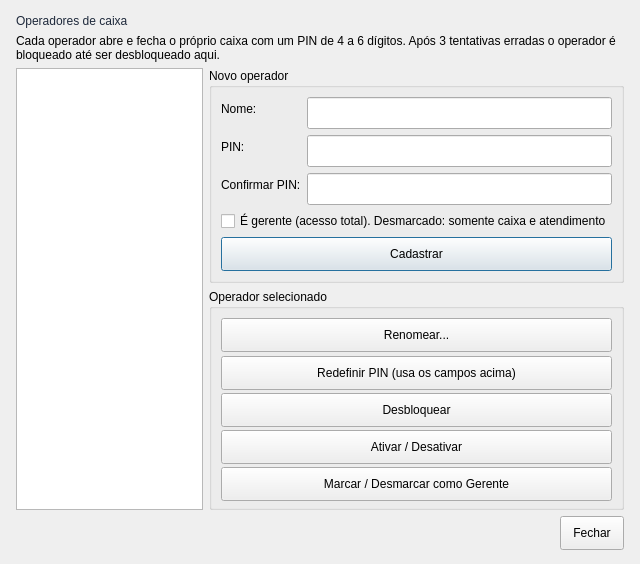
<?xml version="1.0" encoding="UTF-8"?>
<ui version="4.0">
 <class>Operadores</class>
 <widget class="QDialog" name="Operadores">
  <property name="geometry">
   <rect>
    <x>0</x>
    <y>0</y>
    <width>640</width>
    <height>440</height>
   </rect>
  </property>
  <property name="windowTitle">
   <string>Operadores de caixa</string>
  </property>
  <property name="styleSheet">
   <string notr="true">QLabel#Lbl_Titulo { font: 700 14pt &quot;Ubuntu&quot;; color: rgb(30, 41, 59); }
QLineEdit { min-height: 30px; }
QPushButton { min-height: 32px; padding: 0 12px; }
QTableView { alternate-background-color: #f1f5f9; }</string>
  </property>
  <layout class="QVBoxLayout" name="verticalLayout">
   <property name="leftMargin">
    <number>16</number>
   </property>
   <property name="topMargin">
    <number>14</number>
   </property>
   <property name="rightMargin">
    <number>16</number>
   </property>
   <property name="bottomMargin">
    <number>14</number>
   </property>
   <item>
    <widget class="QLabel" name="Lbl_Titulo">
     <property name="text">
      <string>Operadores de caixa</string>
     </property>
    </widget>
   </item>
   <item>
    <widget class="QLabel" name="Lbl_Info">
     <property name="text">
      <string>Cada operador abre e fecha o próprio caixa com um PIN de 4 a 6 dígitos. Após 3 tentativas erradas o operador é bloqueado até ser desbloqueado aqui.</string>
     </property>
     <property name="wordWrap">
      <bool>true</bool>
     </property>
    </widget>
   </item>
   <item>
    <layout class="QHBoxLayout" name="horizontalLayout" stretch="3,2">
     <item>
      <widget class="QTableView" name="Tview_Operadores">
       <property name="alternatingRowColors">
        <bool>true</bool>
       </property>
       <property name="selectionMode">
        <enum>QAbstractItemView::SelectionMode::SingleSelection</enum>
       </property>
       <property name="selectionBehavior">
        <enum>QAbstractItemView::SelectionBehavior::SelectRows</enum>
       </property>
       <attribute name="verticalHeaderVisible">
        <bool>false</bool>
       </attribute>
      </widget>
     </item>
     <item>
      <layout class="QVBoxLayout" name="vl_form">
       <item>
        <widget class="QGroupBox" name="gbNovo">
         <property name="title">
          <string>Novo operador</string>
         </property>
         <layout class="QFormLayout" name="formLayout">
          <item row="0" column="0">
           <widget class="QLabel" name="label">
            <property name="text">
             <string>Nome:</string>
            </property>
           </widget>
          </item>
          <item row="0" column="1">
           <widget class="QLineEdit" name="Ledit_Nome"/>
          </item>
          <item row="1" column="0">
           <widget class="QLabel" name="label_2">
            <property name="text">
             <string>PIN:</string>
            </property>
           </widget>
          </item>
          <item row="1" column="1">
           <widget class="QLineEdit" name="Ledit_Pin">
            <property name="maxLength">
             <number>6</number>
            </property>
            <property name="echoMode">
             <enum>QLineEdit::EchoMode::Password</enum>
            </property>
           </widget>
          </item>
          <item row="2" column="0">
           <widget class="QLabel" name="label_3">
            <property name="text">
             <string>Confirmar PIN:</string>
            </property>
           </widget>
          </item>
          <item row="2" column="1">
           <widget class="QLineEdit" name="Ledit_PinConf">
            <property name="maxLength">
             <number>6</number>
            </property>
            <property name="echoMode">
             <enum>QLineEdit::EchoMode::Password</enum>
            </property>
           </widget>
          </item>
          <item row="3" column="0" colspan="2">
           <widget class="QCheckBox" name="Chk_Gerente">
            <property name="toolTip">
             <string>Gerente pode abrir histórico de caixas, cadastro de operadores, configurações e relatórios gerenciais.</string>
            </property>
            <property name="text">
             <string>É gerente (acesso total). Desmarcado: somente caixa e atendimento</string>
            </property>
           </widget>
          </item>
          <item row="4" column="0" colspan="2">
           <widget class="QPushButton" name="Btn_Cadastrar">
            <property name="text">
             <string>Cadastrar</string>
            </property>
           </widget>
          </item>
         </layout>
        </widget>
       </item>
       <item>
        <widget class="QGroupBox" name="gbSelecionado">
         <property name="title">
          <string>Operador selecionado</string>
         </property>
         <layout class="QVBoxLayout" name="vl_sel">
          <item>
           <widget class="QPushButton" name="Btn_Renomear">
            <property name="text">
             <string>Renomear...</string>
            </property>
           </widget>
          </item>
          <item>
           <widget class="QPushButton" name="Btn_RedefinirPin">
            <property name="text">
             <string>Redefinir PIN (usa os campos acima)</string>
            </property>
           </widget>
          </item>
          <item>
           <widget class="QPushButton" name="Btn_Desbloquear">
            <property name="text">
             <string>Desbloquear</string>
            </property>
           </widget>
          </item>
           <item>
            <widget class="QPushButton" name="Btn_AtivarDesativar">
             <property name="text">
              <string>Ativar / Desativar</string>
             </property>
            </widget>
           </item>
           <item>
            <widget class="QPushButton" name="Btn_Gerente">
             <property name="text">
              <string>Marcar / Desmarcar como Gerente</string>
             </property>
            </widget>
           </item>
          </layout>
        </widget>
       </item>
       <item>
        <spacer name="verticalSpacer">
         <property name="orientation">
          <enum>Qt::Orientation::Vertical</enum>
         </property>
         <property name="sizeHint" stdset="0">
          <size>
           <width>20</width>
           <height>10</height>
          </size>
         </property>
        </spacer>
       </item>
      </layout>
     </item>
    </layout>
   </item>
   <item>
    <layout class="QHBoxLayout" name="hl_rodape">
     <item>
      <spacer name="horizontalSpacer">
       <property name="orientation">
        <enum>Qt::Orientation::Horizontal</enum>
       </property>
       <property name="sizeHint" stdset="0">
        <size>
         <width>40</width>
         <height>20</height>
        </size>
       </property>
      </spacer>
     </item>
     <item>
      <widget class="QPushButton" name="Btn_Fechar">
       <property name="text">
        <string>Fechar</string>
       </property>
      </widget>
     </item>
    </layout>
   </item>
  </layout>
 </widget>
 <resources/>
 <connections/>
</ui>
